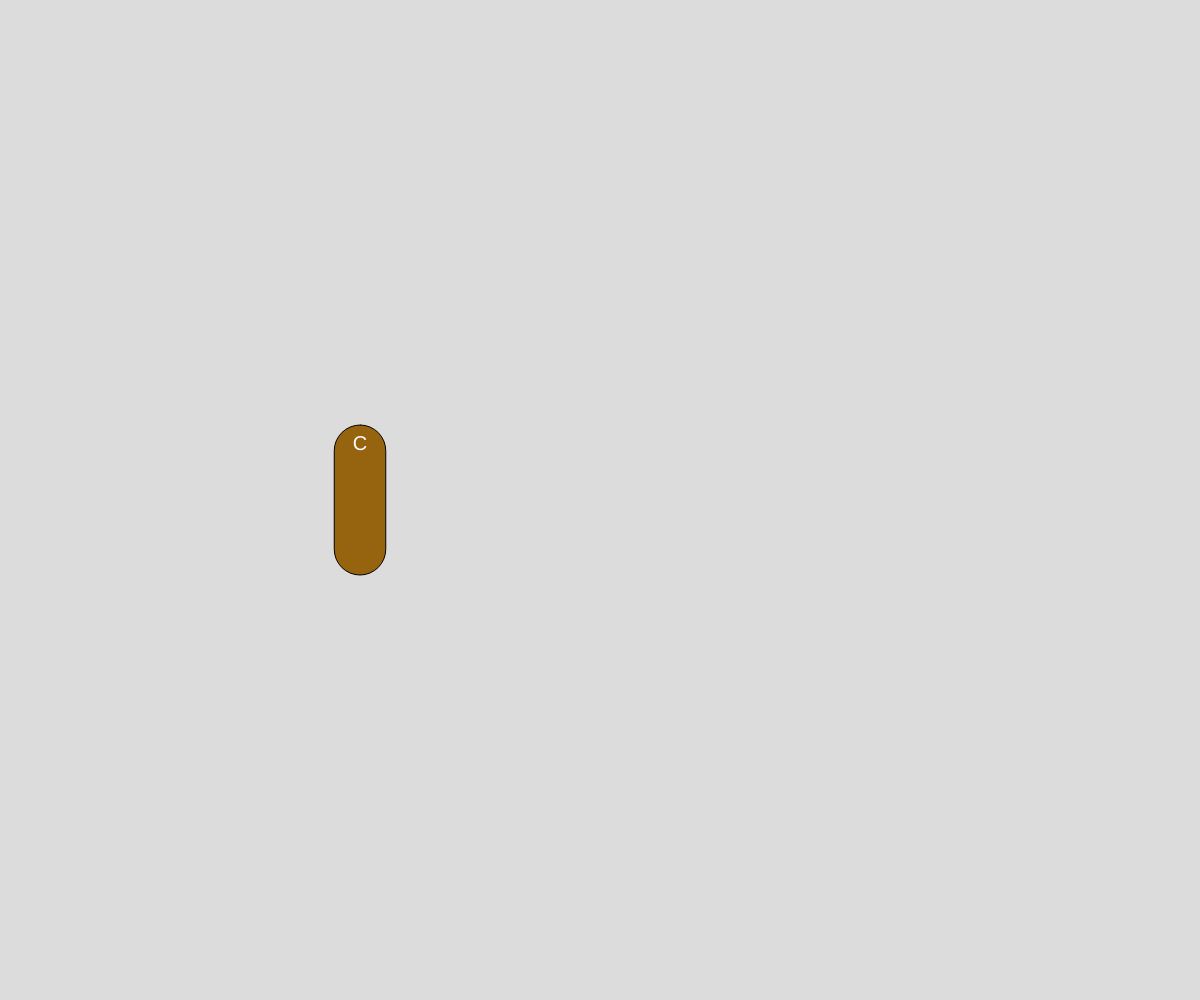
Frame 1 (no input)
Frame 60 (no input): identical to frame 1, image omitted
Frame 120 (the mouse pressed at the canvas centre since frame 60): identical to frame 1, image omitted

The p5.js sketch that drew this single still picture (run headless with seeded random() and noise() and a simulated clock; from frame 60 on, the mouse is pressed at the canvas centre):

// p5.js sketch
// ── sketch.js
// Object Demo (Books)
// Priyansh Jhanji
// 12th March 2025

// 1.Add two more book objects (each in a var)
//   and add to the shelf... (connected to my)
//   book.

// 2. Use a loop and an array to generate 20+ 
//    skinny books
//    (can be all named the same if needed)

let myBook;

function setup() {
  createCanvas(windowWidth, windowHeight);
  myBook = new Book("CS30 Text", "Mr Scott",
    1234567891011, "leatherbound",
    515, height/2, width * 0.3, 150);
  
  myBook.printOut();
}

function draw() {
  background(220); // clears the screen each frame
  myBook.display();
}

// Nice to organize class at the bottom...
class Book {
  //1. constructor
  constructor(title, author, isbn, cover, pages, y, x, bookheight) {
    this.title = title;
    this.author = author;
    this.isbn = isbn;
    this.cover = cover;
    this.pages = pages;
    this.y = y;
    this.x = x;
    this.bookheight = bookheight;
  }

  //2. class methods
  display() {
    //render our book object on the canvas
    rectMode(CENTER); textAlign(CENTER);
    textSize(20);

    switch (this.cover) {
      case "softcover":
        fill(250, 200, 150); break;
      case "hardcover":
        fill(120, 255, 255); break;
      case "leatherbound":
        fill(150, 100, 15); break;
    }

    rect(this.x, this.y, this.pages/10,150, this.bookheight);
    fill(255);
    text(this.title[0], this.x, this.y-50);
  }
    printOut() {
      //print out the data in a nice format
      print(this.title + ",by" + this.author);
      print("Length" + this.pages);
      print("ISBN:" + this.isbn);
    
    }
  
}
